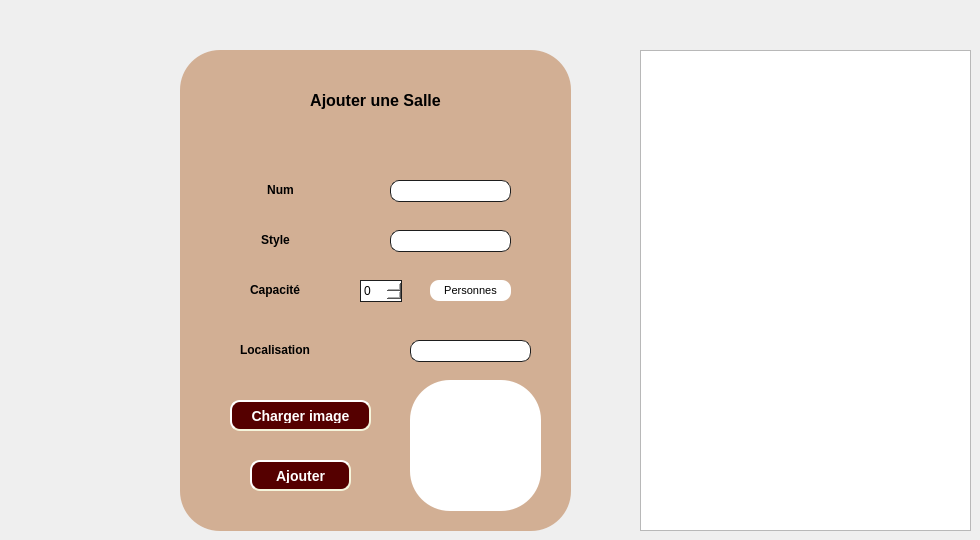
    <widget class="QWidget" name="tab2">
     <attribute name="title">
      <string>Ajouter</string>
     </attribute>
     <widget class="QWidget" name="gridWidget" native="true">
      <property name="geometry">
       <rect>
        <x>180</x>
        <y>50</y>
        <width>391</width>
        <height>481</height>
       </rect>
      </property>
      <property name="styleSheet">
       <string notr="true">background-color: rgb(210, 175, 148);

border-radius: 40px;</string>
      </property>
      <widget class="QLabel" name="label">
       <property name="geometry">
        <rect>
         <x>0</x>
         <y>10</y>
         <width>391</width>
         <height>81</height>
        </rect>
       </property>
       <property name="styleSheet">
        <string notr="true"/>
       </property>
       <property name="text">
        <string>&lt;html&gt;&lt;head/&gt;&lt;body&gt;&lt;p align=&quot;center&quot;&gt;&lt;span style=&quot; font-size:12pt; font-weight:600;&quot;&gt;Ajouter une Salle&lt;/span&gt;&lt;/p&gt;&lt;/body&gt;&lt;/html&gt;</string>
       </property>
      </widget>
      <widget class="QLabel" name="label_2">
       <property name="geometry">
        <rect>
         <x>70</x>
         <y>180</y>
         <width>51</width>
         <height>21</height>
        </rect>
       </property>
       <property name="text">
        <string>&lt;html&gt;&lt;head/&gt;&lt;body&gt;&lt;p align=&quot;center&quot;&gt;&lt;span style=&quot; font-weight:600;&quot;&gt;Style&lt;/span&gt;&lt;/p&gt;&lt;/body&gt;&lt;/html&gt;</string>
       </property>
      </widget>
      <widget class="QLabel" name="label_3">
       <property name="geometry">
        <rect>
         <x>70</x>
         <y>230</y>
         <width>101</width>
         <height>20</height>
        </rect>
       </property>
       <property name="text">
        <string>&lt;html&gt;&lt;head/&gt;&lt;body&gt;&lt;p&gt;&lt;span style=&quot; font-weight:600;&quot;&gt;Capacité&lt;/span&gt;&lt;/p&gt;&lt;/body&gt;&lt;/html&gt;</string>
       </property>
      </widget>
      <widget class="QLabel" name="label_5">
       <property name="geometry">
        <rect>
         <x>60</x>
         <y>290</y>
         <width>121</width>
         <height>20</height>
        </rect>
       </property>
       <property name="text">
        <string>&lt;html&gt;&lt;head/&gt;&lt;body&gt;&lt;p&gt;&lt;span style=&quot; font-weight:600;&quot;&gt;Localisation&lt;/span&gt;&lt;/p&gt;&lt;/body&gt;&lt;/html&gt;</string>
       </property>
      </widget>
      <widget class="QLabel" name="label_6">
       <property name="geometry">
        <rect>
         <x>40</x>
         <y>130</y>
         <width>121</width>
         <height>20</height>
        </rect>
       </property>
       <property name="styleSheet">
        <string notr="true">font: 75 8pt &quot;MS Shell Dlg 2&quot;;</string>
       </property>
       <property name="text">
        <string>&lt;html&gt;&lt;head/&gt;&lt;body&gt;&lt;p align=&quot;center&quot;&gt;&lt;span style=&quot; font-weight:600;&quot;&gt;Num&lt;/span&gt;&lt;/p&gt;&lt;/body&gt;&lt;/html&gt;</string>
       </property>
      </widget>
      <widget class="QLineEdit" name="id_ajouter">
       <property name="geometry">
        <rect>
         <x>210</x>
         <y>130</y>
         <width>121</width>
         <height>22</height>
        </rect>
       </property>
       <property name="styleSheet">
        <string notr="true">background-color: rgb(255, 255, 255);
border-radius: 9px;
padding: 1px;
    border-style: solid;
    border: 1px solid #1e1e1e;
</string>
       </property>
      </widget>
      <widget class="QSpinBox" name="capacite_ajouter">
       <property name="geometry">
        <rect>
         <x>180</x>
         <y>230</y>
         <width>42</width>
         <height>22</height>
        </rect>
       </property>
       <property name="styleSheet">
        <string notr="true">background-color: rgb(255, 255, 255);
background-color: rgb(255, 255, 255);

padding: 1px;
    border-style: solid;
    border: 1px solid #1e1e1e;
</string>
       </property>
      </widget>
      <widget class="QToolButton" name="toolButton_3">
       <property name="geometry">
        <rect>
         <x>250</x>
         <y>230</y>
         <width>81</width>
         <height>21</height>
        </rect>
       </property>
       <property name="font">
        <font>
         <family>MS Shell Dlg 2</family>
         <pointsize>8</pointsize>
         <weight>9</weight>
         <italic>false</italic>
         <bold>false</bold>
        </font>
       </property>
       <property name="styleSheet">
        <string notr="true">font: 75 8pt &quot;MS Shell Dlg 2&quot;;
font: 75 8pt &quot;MS Shell Dlg 2&quot;;
background-color: rgb(255, 255, 255);
border-radius: 9px;</string>
       </property>
       <property name="text">
        <string>Personnes</string>
       </property>
      </widget>
      <widget class="QLineEdit" name="localisation_ajouter">
       <property name="geometry">
        <rect>
         <x>230</x>
         <y>290</y>
         <width>121</width>
         <height>22</height>
        </rect>
       </property>
       <property name="styleSheet">
        <string notr="true">background-color: rgb(255, 255, 255);
border-radius: 9px;
padding: 1px;
    border-style: solid;
    border: 1px solid #1e1e1e;
</string>
       </property>
      </widget>
      <widget class="QPushButton" name="pushButton_ajouter">
       <property name="geometry">
        <rect>
         <x>70</x>
         <y>410</y>
         <width>101</width>
         <height>31</height>
        </rect>
       </property>
       <property name="styleSheet">
        <string notr="true">QPushButton
{
	background-color:rgb(85, 0, 0);



	border-style: outset;
    border-width: 2px;
    border-radius: 10px;
    border-color: beige;
    font: bold 14px;
 ;
    padding: 6px;
	color: rgb(255, 255, 255);
}
QPushButton:hover
{
	
	background-color: rgb(237, 218, 204);
	color: rgb(0, 0, 0);
	gridline-color: rgb(94, 118, 255);
}
QPushButton:pressed
{
	
	background-color: rgb(181, 255, 234);

}</string>
       </property>
       <property name="text">
        <string>Ajouter</string>
       </property>
      </widget>
      <widget class="QLineEdit" name="style_ajouter">
       <property name="geometry">
        <rect>
         <x>210</x>
         <y>180</y>
         <width>121</width>
         <height>22</height>
        </rect>
       </property>
       <property name="styleSheet">
        <string notr="true">background-color: rgb(255, 255, 255);
border-radius: 9px;
padding: 1px;
    border-style: solid;
    border: 1px solid #1e1e1e;
</string>
       </property>
      </widget>
      <widget class="QGraphicsView" name="salle_graphicsView">
       <property name="geometry">
        <rect>
         <x>230</x>
         <y>330</y>
         <width>131</width>
         <height>131</height>
        </rect>
       </property>
       <property name="styleSheet">
        <string notr="true">background-color: rgb(255, 255, 255);</string>
       </property>
      </widget>
      <widget class="QPushButton" name="load_ajouter">
       <property name="geometry">
        <rect>
         <x>50</x>
         <y>350</y>
         <width>141</width>
         <height>31</height>
        </rect>
       </property>
       <property name="styleSheet">
        <string notr="true">QPushButton
{
	background-color:rgb(85, 0, 0);



	border-style: outset;
    border-width: 2px;
    border-radius: 10px;
    border-color: beige;
    font: bold 14px;
 ;
    padding: 6px;
	color: rgb(255, 255, 255);
}
QPushButton:hover
{
	
	background-color: rgb(237, 218, 204);
	color: rgb(0, 0, 0);
	gridline-color: rgb(94, 118, 255);
}
QPushButton:pressed
{
	
	background-color: rgb(181, 255, 234);

}</string>
       </property>
       <property name="text">
        <string>Charger image</string>
       </property>
      </widget>
     </widget>
     <widget class="QTableView" name="tableView_ajouter">
      <property name="geometry">
       <rect>
        <x>640</x>
        <y>50</y>
        <width>331</width>
        <height>481</height>
       </rect>
      </property>
     </widget>
     <widget class="QPushButton" name="home">
      <property name="geometry">
       <rect>
        <x>10</x>
        <y>20</y>
        <width>81</width>
        <height>71</height>
       </rect>
      </property>
      <property name="styleSheet">
       <string notr="true">QPushButton
{

	border-style: outset;
    border-color: beige;
    font: bold 14px;
    padding: 6px;
	color: rgb(555, 255, 255);
}
</string>
      </property>
      <property name="text">
       <string/>
      </property>
      <property name="icon">
       <iconset>
        <normaloff>home_salle.png</normaloff>home_salle.png</iconset>
      </property>
      <property name="iconSize">
       <size>
        <width>45</width>
        <height>45</height>
       </size>
      </property>
      <property name="checkable">
       <bool>true</bool>
      </property>
      <property name="autoDefault">
       <bool>true</bool>
      </property>
      <property name="default">
       <bool>true</bool>
      </property>
      <property name="flat">
       <bool>true</bool>
      </property>
     </widget>
    </widget>
